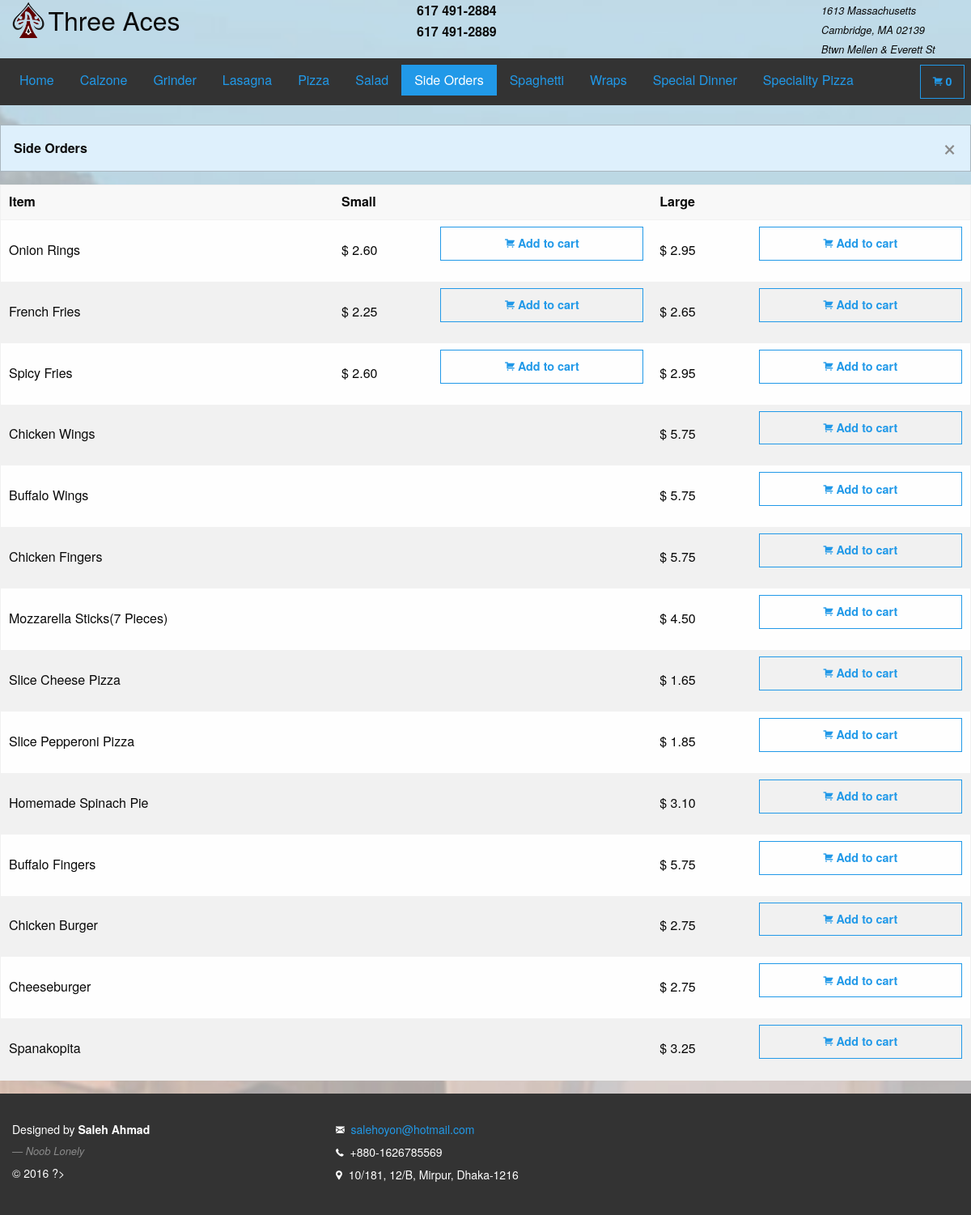
Screenshot of /sideorders with the database file from the repository.
### tables this page shows
CREATE TABLE `side_orders` (
  `so_id` bigint(20) NOT NULL COMMENT 'Side Order ID',
  `so_name` text NOT NULL COMMENT 'Side Order Name',
  `so_small_price` decimal(10,2) DEFAULT NULL COMMENT 'Small Side Order Price',
  `so_large_price` decimal(10,2) NOT NULL COMMENT 'Large Side Order Price'
);

### model/db.php (called while the page is built, shortened)
<?php
function sideOrders()
{
    $conn        = db_conn();
    $selectQuery = 'SELECT * FROM `side_orders`';
    try{
        $stmt = $conn->query($selectQuery);
    }catch(PDOException $e){
        handle_sql_errors($selectQuery, $e->getMessage());
    }
    $row = $stmt->fetchAll(PDO::FETCH_ASSOC);
    return $row;
}

### controller/dataCollector.php (called while the page is built, shortened)
<?php
require_once 'model/db.php';
function getSideOrders()
{
    $row = sideOrders();
    return $row;
}

### sideorders.php (the view, shortened to what this page needs)
<?php
require_once 'controller/dataCollector.php';
$row = getSideOrders();
?>
<!doctype html>
<html class="no-js" lang="en">
    <head>
        <?php require_once 'includes/head.php';?>
    </head>
    <body>
        <div class="cover-image"></div>
        <div id="wrap">
            <main>
                <header>
                    <?php include_once 'includes/upperHeader.php';?>
                    <nav id="fixed-top-nav-sec">
                        <?php require_once 'includes/navbar.php'; ?>
                    </nav>
                </header>
                <br/>
                <section>
                    <div class="row">
                        <?php if(!count($row)): ?>
                            <h3>No Data Found.</h3>
                        <?php else: ?>
                        <div class="panel callout primary" data-closable>
                            <strong>Side Orders</strong>
                            <button class="close-button" aria-label="Dismiss alert" type="button" data-close>
                                <span aria-hidden="true">&times;</span>
                            </button>
                        </div>
                        <table style="width: 100%">
                            <thead>
                            <tr>
                                <th>Item</th>
                                <th>Small</th>
                                <th></th>
                                <th>Large</th>
                                <th></th>
                            </tr>
                            </thead>
                            <tbody>
                            <?php foreach($row as $r): ?>
                                <tr data-id ="<?= htmlentities(stripcslashes($r['so_id']), ENT_QUOTES, 'UTF-8'); ?>" data-type="Side Orders">
                                    <td><?= htmlentities(stripcslashes($r['so_name']), ENT_QUOTES, 'UTF-8'); ?></td>
                                    <td>
                                        <?php
                                        if(isset($r['so_small_price'])){
                                            echo " $ ". htmlentities(stripcslashes($r['so_small_price']), ENT_QUOTES, 'UTF-8');
                                        }
                                        ?>
                                    </td>
                                    <td>
                                        <?php if(isset($r['so_small_price'])): ?>
                                            <button type="button" class="button hollow primary expanded item-small">
                                                <i class="fi-shopping-cart"></i>
                                                <strong>Add to cart</strong>
                                            </button>
                                        <?php endif; ?>
                                    </td>
                                    <td> $ <?= htmlentities(stripcslashes($r['so_large_price']), ENT_QUOTES, 'UTF-8'); ?></td>
                                    <td>
                                        <button type="button" class="button hollow primary expanded item-large">
                                            <i class="fi-shopping-cart"></i>
                                            <strong>Add to cart</strong>
                                        </button>
                                    </td>
                                </tr>
                            <?php endforeach; ?>
                            </tbody>
                        </table>
                        <?php endif; ?>
                    </div>
                </section>
            </main>
        </div>
        <footer>
            <?php include_once 'includes/footer.php';?>
        </footer>
    </body>
</html>

### css/main.css (style rules this page uses)
html { color: #222; font-size: 1em; line-height: 1.4; }
.cover-image { position: fixed; top: 0; left: 0; right: 0; z-index: -1; top:0; background: url("../img/back-image.jpg") bottom no-repeat fixed; background-size: cover; height: 100%; }
#wrap { min-height: 100%; }
main { overflow:auto; padding-bottom: 150px; }
footer { background: #333; color:#fff; position: relative; margin-top: -150px; clear:both; padding: 30px 0; height: 150px; font-size: 14px; line-height: 2 }
body { scrollbar-face-color: #def0fc; scrollbar-shadow-color: #99B0BD; scrollbar-arrow-color: #686F73; scrollbar-track-color: #EFF0F5; }

### rows the page displays
side_orders: so_name "Onion Rings", so_small_price "2.60", shows "Add to cart", so_large_price "2.95"
side_orders: so_name "French Fries", so_small_price "2.25", shows "Add to cart", so_large_price "2.65"
side_orders: so_name "Spicy Fries", so_small_price "2.60", shows "Add to cart", so_large_price "2.95"
side_orders: so_name "Chicken Wings", so_large_price "5.75"
side_orders: so_name "Buffalo Wings", so_large_price "5.75"
side_orders: so_name "Chicken Fingers", so_large_price "5.75"
side_orders: so_name "Mozzarella Sticks(7 Pieces)", so_large_price "4.50"
side_orders: so_name "Slice Cheese Pizza", so_large_price "1.65"
side_orders: so_name "Slice Pepperoni Pizza", so_large_price "1.85"
side_orders: so_name "Homemade Spinach Pie", so_large_price "3.10"
side_orders: so_name "Buffalo Fingers", so_large_price "5.75"
side_orders: so_name "Chicken Burger", so_large_price "2.75"
side_orders: so_name "Cheeseburger", so_large_price "2.75"
side_orders: so_name "Spanakopita", so_large_price "3.25"
